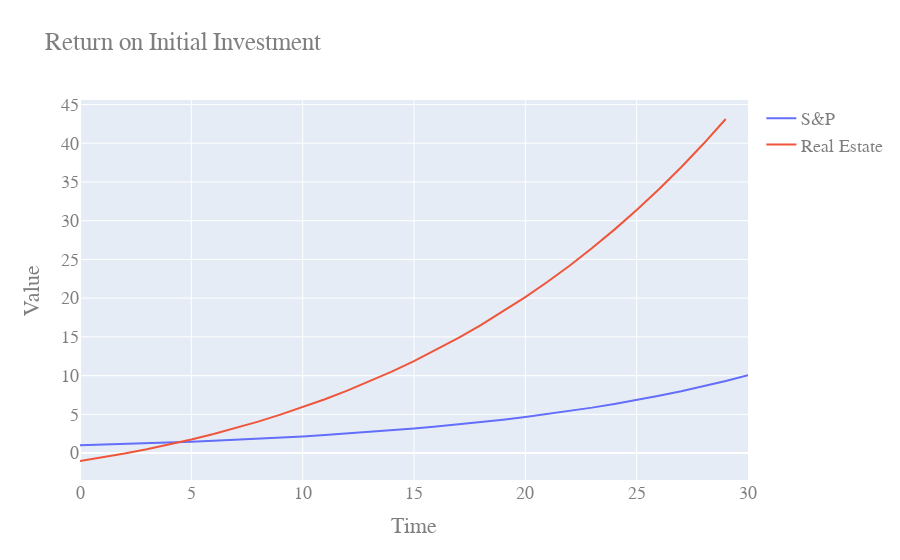

Notebook cell for this chart:
### Code cell
property_performance(
    purchase_price = 400e3,
    downpayment = 20e3,
    rehab_cost = 25e3,
    after_repair_value = 425e3,
)

### Figure 1 — Plotly figure (JSON) as saved in the notebook; plotly's stock layout.template omitted (floating-point values rounded to 4 significant figures)
{"data": [{"mode": "lines", "name": "S&P", "type": "scatter", "x": [0, 1, 2, 3, 4, 5, 6, 7, 8, 9, 10, 11, 12, 13, 14, 15, 16, 17, 18, 19, 20, 21, 22, 23, 24, 25, 26, 27, 28, 29, 30], "y": [1, 1.08, 1.166, 1.26, 1.36, 1.469, 1.587, 1.714, 1.851, 1.999, 2.159, 2.332, 2.518, 2.72, 2.937, 3.172, 3.426, 3.7, 3.996, 4.316, 4.661, 5.034, 5.437, 5.871, 6.341, 6.848, 7.396, 7.988, 8.627, 9.317, 10.06]}, {"mode": "lines", "name": "Real Estate", "type": "scatter", "x": [0, 1, 2, 3, 4, 5, 6, 7, 8, 9, 10, 11, 12, 13, 14, 15, 16, 17, 18, 19, 20, 21, 22, 23, 24, 25, 26, 27, 28, 29], "y": [-1.019, -0.5591, -0.05363, 0.4994, 1.102, 1.758, 2.468, 3.237, 4.067, 4.961, 5.922, 6.954, 8.061, 9.247, 10.52, 11.87, 13.32, 14.86, 16.51, 18.26, 20.13, 22.11, 24.22, 26.47, 28.85, 31.38, 34.06, 36.91, 39.93, 43.13]}], "layout": {"font": {"color": "#7f7f7f", "family": "Courier New, monospace", "size": 18}, "title": {"text": "Return on Initial Investment"}, "xaxis": {"title": {"text": "Time"}}, "yaxis": {"title": {"text": "Value"}}}}
